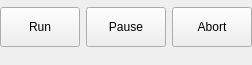
              <widget class="QFrame" name="frame_5">
               <property name="minimumSize">
                <size>
                 <width>0</width>
                 <height>40</height>
                </size>
               </property>
               <property name="maximumSize">
                <size>
                 <width>16777215</width>
                 <height>65</height>
                </size>
               </property>
               <property name="frameShape">
                <enum>QFrame::NoFrame</enum>
               </property>
               <property name="frameShadow">
                <enum>QFrame::Raised</enum>
               </property>
               <layout class="QHBoxLayout" name="horizontalLayout_3">
                <property name="leftMargin">
                 <number>0</number>
                </property>
                <property name="topMargin">
                 <number>0</number>
                </property>
                <property name="rightMargin">
                 <number>0</number>
                </property>
                <item>
                 <widget class="QPushButton" name="btn_run">
                  <property name="enabled">
                   <bool>true</bool>
                  </property>
                  <property name="minimumSize">
                   <size>
                    <width>0</width>
                    <height>40</height>
                   </size>
                  </property>
                  <property name="focusPolicy">
                   <enum>Qt::NoFocus</enum>
                  </property>
                  <property name="styleSheet">
                   <string notr="true">QPushButton::checked{
	background-color: rgb(22, 135, 54);
	color: rgb(255, 255, 255);
	 border: 2px solid #8f8f91;
     border-radius: 6px;
     min-width: 80px;
	border-color: rgb(28, 86, 15);
}</string>
                  </property>
                  <property name="text">
                   <string>Run</string>
                  </property>
                  <property name="icon">
                   <iconset resource="source.qrc">
                    <normaloff>:/new/prefix1/images/运行程序.png</normaloff>:/new/prefix1/images/运行程序.png</iconset>
                  </property>
                  <property name="iconSize">
                   <size>
                    <width>35</width>
                    <height>35</height>
                   </size>
                  </property>
                  <property name="checkable">
                   <bool>true</bool>
                  </property>
                  <property name="checked">
                   <bool>false</bool>
                  </property>
                  <property name="autoRepeat">
                   <bool>false</bool>
                  </property>
                 </widget>
                </item>
                <item>
                 <widget class="QPushButton" name="btn_pause">
                  <property name="minimumSize">
                   <size>
                    <width>0</width>
                    <height>40</height>
                   </size>
                  </property>
                  <property name="focusPolicy">
                   <enum>Qt::NoFocus</enum>
                  </property>
                  <property name="styleSheet">
                   <string notr="true">QPushButton::checked{
	color: rgb(0, 0, 0);
	 border: 2px solid #8f8f91;
     border-radius: 6px;
     min-width: 80px;
	border-color: rgb(206, 206, 102);
	background-color: rgb(255, 255, 127);
}
QPushButton{
	color: rgb(0, 0, 0);
}</string>
                  </property>
                  <property name="text">
                   <string>Pause</string>
                  </property>
                  <property name="icon">
                   <iconset resource="source.qrc">
                    <normaloff>:/new/prefix1/images/暂停.png</normaloff>
                    <disabledoff>:/new/prefix1/images/暂停.png</disabledoff>:/new/prefix1/images/暂停.png</iconset>
                  </property>
                  <property name="iconSize">
                   <size>
                    <width>35</width>
                    <height>35</height>
                   </size>
                  </property>
                  <property name="checkable">
                   <bool>true</bool>
                  </property>
                  <property name="checked">
                   <bool>false</bool>
                  </property>
                  <property name="autoRepeat">
                   <bool>false</bool>
                  </property>
                 </widget>
                </item>
                <item>
                 <widget class="QPushButton" name="btn_abort">
                  <property name="minimumSize">
                   <size>
                    <width>0</width>
                    <height>40</height>
                   </size>
                  </property>
                  <property name="focusPolicy">
                   <enum>Qt::NoFocus</enum>
                  </property>
                  <property name="styleSheet">
                   <string notr="true">QPushButton::pressed{
	color: rgb(0, 0, 0);
	 border: 2px solid #8f8f91;
     border-radius: 6px;
     min-width: 80px;
	border-color: rgb(185, 0, 0);
	background-color: rgb(255, 0, 0);
}</string>
                  </property>
                  <property name="text">
                   <string>Abort</string>
                  </property>
                  <property name="icon">
                   <iconset resource="source.qrc">
                    <normaloff>:/new/prefix1/images/STOP.png</normaloff>:/new/prefix1/images/STOP.png</iconset>
                  </property>
                  <property name="iconSize">
                   <size>
                    <width>35</width>
                    <height>35</height>
                   </size>
                  </property>
                  <property name="checkable">
                   <bool>false</bool>
                  </property>
                  <property name="checked">
                   <bool>false</bool>
                  </property>
                  <property name="autoRepeat">
                   <bool>false</bool>
                  </property>
                  <property name="autoExclusive">
                   <bool>false</bool>
                  </property>
                  <property name="autoDefault">
                   <bool>false</bool>
                  </property>
                 </widget>
                </item>
               </layout>
              </widget>
